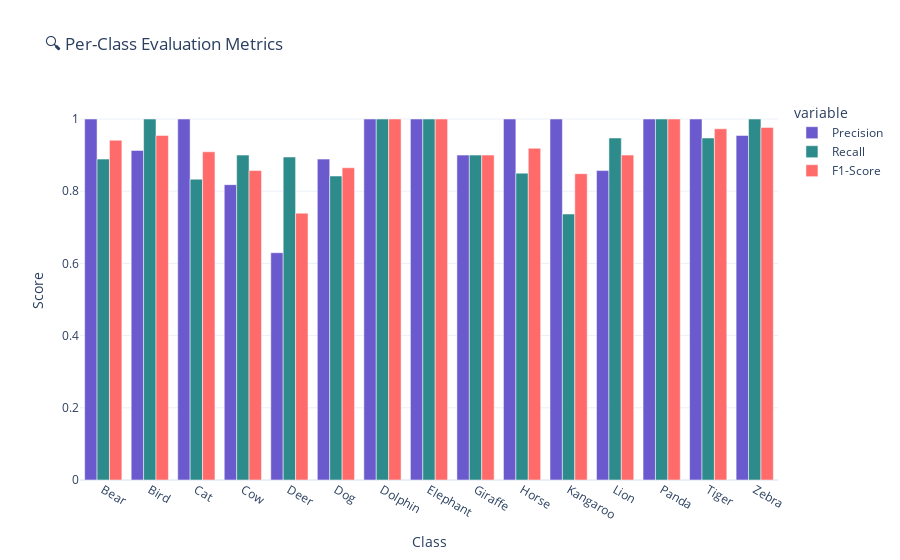

The cell this chart's notebook holds for it:
### Code cell
# Function to plot classwise metrics using Plotly
import plotly.express as px

def plot_classwise_metrics(df, save_dir="../reports", filename_prefix="plotly_classwise_metrics"):
    import os, datetime
    os.makedirs(save_dir, exist_ok=True)
    timestamp = datetime.datetime.now().strftime("%Y%m%d_%H%M%S")
    save_path = os.path.join(save_dir, f"{filename_prefix}_{timestamp}.png")

    fig = px.bar(
        df.melt(id_vars="Class", value_vars=["Precision", "Recall", "F1-Score"]),
        x="Class", y="value", color="variable", barmode="group",
        title="🔍 Per-Class Evaluation Metrics",
    )
    fig.update_layout(yaxis_title="Score", template="plotly_white")
    fig.show()

    try:
        img_bytes = fig.to_image(format="png", scale=3)
        with open(save_path, "wb") as f:
            f.write(img_bytes)
        print(f"✅ Classwise metrics plot saved to: {save_path}")
    except Exception as e:
        print(f"⚠️ Could not save classwise metrics plot: {e}")

plot_classwise_metrics(results_df)

### Figure 1 — Plotly figure (JSON) as saved in the notebook; plotly's stock layout.template omitted (floating-point values rounded to 4 significant figures)
{"data": [{"alignmentgroup": "True", "hovertemplate": "variable=Precision<br>Class=%{x}<br>value=%{y}<extra></extra>", "legendgroup": "Precision", "marker": {"color": "#6A5ACD", "pattern": {"shape": ""}}, "name": "Precision", "offsetgroup": "Precision", "orientation": "v", "showlegend": true, "textposition": "auto", "type": "bar", "x": ["Bear", "Bird", "Cat", "Cow", "Deer", "Dog", "Dolphin", "Elephant", "Giraffe", "Horse", "Kangaroo", "Lion", "Panda", "Tiger", "Zebra"], "xaxis": "x", "y": [1.0, 0.913, 1.0, 0.8182, 0.6296, 0.8889, 1.0, 1.0, 0.9, 1.0, 1.0, 0.8571, 1.0, 1.0, 0.9545], "yaxis": "y"}, {"alignmentgroup": "True", "hovertemplate": "variable=Recall<br>Class=%{x}<br>value=%{y}<extra></extra>", "legendgroup": "Recall", "marker": {"color": "#2E8B8B", "pattern": {"shape": ""}}, "name": "Recall", "offsetgroup": "Recall", "orientation": "v", "showlegend": true, "textposition": "auto", "type": "bar", "x": ["Bear", "Bird", "Cat", "Cow", "Deer", "Dog", "Dolphin", "Elephant", "Giraffe", "Horse", "Kangaroo", "Lion", "Panda", "Tiger", "Zebra"], "xaxis": "x", "y": [0.8889, 1.0, 0.8333, 0.9, 0.8947, 0.8421, 1.0, 1.0, 0.9, 0.85, 0.7368, 0.9474, 1.0, 0.9474, 1.0], "yaxis": "y"}, {"alignmentgroup": "True", "hovertemplate": "variable=F1-Score<br>Class=%{x}<br>value=%{y}<extra></extra>", "legendgroup": "F1-Score", "marker": {"color": "#FF6B6B", "pattern": {"shape": ""}}, "name": "F1-Score", "offsetgroup": "F1-Score", "orientation": "v", "showlegend": true, "textposition": "auto", "type": "bar", "x": ["Bear", "Bird", "Cat", "Cow", "Deer", "Dog", "Dolphin", "Elephant", "Giraffe", "Horse", "Kangaroo", "Lion", "Panda", "Tiger", "Zebra"], "xaxis": "x", "y": [0.9412, 0.9545, 0.9091, 0.8571, 0.7391, 0.8649, 1.0, 1.0, 0.9, 0.9189, 0.8485, 0.9, 1.0, 0.973, 0.9767], "yaxis": "y"}], "layout": {"barmode": "group", "legend": {"title": {"text": "variable"}, "tracegroupgap": 0}, "title": {"text": "🔍 Per-Class Evaluation Metrics"}, "xaxis": {"anchor": "y", "domain": [0, 1], "title": {"text": "Class"}}, "yaxis": {"anchor": "x", "domain": [0, 1], "title": {"text": "Score"}}}}
